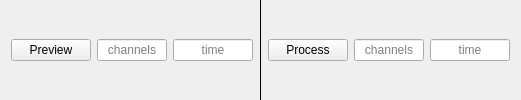
     <widget class="QFrame" name="previewProcessButtonFrame">
      <property name="frameShape">
       <enum>QFrame::NoFrame</enum>
      </property>
      <property name="frameShadow">
       <enum>QFrame::Plain</enum>
      </property>
      <layout class="QHBoxLayout" name="processButtonLayout">
       <property name="topMargin">
        <number>0</number>
       </property>
       <property name="bottomMargin">
        <number>0</number>
       </property>
       <item>
        <widget class="QPushButton" name="previewButton">
         <property name="enabled">
          <bool>true</bool>
         </property>
         <property name="minimumSize">
          <size>
           <width>0</width>
           <height>0</height>
          </size>
         </property>
         <property name="toolTip">
          <string>Preview the highlighted dataset with the current settings</string>
         </property>
         <property name="text">
          <string>Preview</string>
         </property>
         <property name="autoDefault">
          <bool>true</bool>
         </property>
         <property name="default">
          <bool>false</bool>
         </property>
         <property name="flat">
          <bool>false</bool>
         </property>
        </widget>
       </item>
       <item>
        <widget class="QLineEdit" name="previewCRangeLineEdit">
         <property name="minimumSize">
          <size>
           <width>0</width>
           <height>0</height>
          </size>
         </property>
         <property name="maximumSize">
          <size>
           <width>70</width>
           <height>16777215</height>
          </size>
         </property>
         <property name="focusPolicy">
          <enum>Qt::ClickFocus</enum>
         </property>
         <property name="toolTip">
          <string>&lt;html&gt;&lt;head/&gt;&lt;body&gt;&lt;p&gt;&lt;span style=&quot; font-size:12pt;&quot;&gt;a string can be used to dictate a subset of channels to preview. Separate list items with commas, and &amp;quot;start-stop-step&amp;quot; items with dashes. &lt;br&gt;For instance: '0,2-3'&lt;br&gt;NOTE: channels are zero-indexed&lt;/span&gt;&lt;/p&gt;&lt;/body&gt;&lt;/html&gt;</string>
         </property>
         <property name="alignment">
          <set>Qt::AlignCenter</set>
         </property>
         <property name="placeholderText">
          <string>channels</string>
         </property>
        </widget>
       </item>
       <item>
        <widget class="QLineEdit" name="previewTRangeLineEdit">
         <property name="minimumSize">
          <size>
           <width>0</width>
           <height>0</height>
          </size>
         </property>
         <property name="maximumSize">
          <size>
           <width>80</width>
           <height>16777215</height>
          </size>
         </property>
         <property name="focusPolicy">
          <enum>Qt::ClickFocus</enum>
         </property>
         <property name="toolTip">
          <string>&lt;html&gt;&lt;head/&gt;&lt;body&gt;&lt;p&gt;&lt;span style=&quot; font-size:12pt;&quot;&gt;a string can be used to dictate a subset of timepoints to preview. Separate list items with commas, and &amp;quot;start-stop-step&amp;quot; items with dashes.&lt;br&gt;For instance: '0,3,5-10,15-30-3,40'&lt;br&gt;NOTE: time is zero-indexed&lt;/span&gt;&lt;/p&gt;&lt;/body&gt;&lt;/html&gt;</string>
         </property>
         <property name="echoMode">
          <enum>QLineEdit::Normal</enum>
         </property>
         <property name="alignment">
          <set>Qt::AlignCenter</set>
         </property>
         <property name="placeholderText">
          <string>time</string>
         </property>
         <property name="cursorMoveStyle">
          <enum>Qt::LogicalMoveStyle</enum>
         </property>
         <property name="clearButtonEnabled">
          <bool>false</bool>
         </property>
        </widget>
       </item>
       <item>
        <widget class="Line" name="line">
         <property name="frameShadow">
          <enum>QFrame::Plain</enum>
         </property>
         <property name="orientation">
          <enum>Qt::Vertical</enum>
         </property>
        </widget>
       </item>
       <item>
        <widget class="QPushButton" name="processButton">
         <property name="minimumSize">
          <size>
           <width>0</width>
           <height>0</height>
          </size>
         </property>
         <property name="text">
          <string>Process</string>
         </property>
        </widget>
       </item>
       <item>
        <widget class="QLineEdit" name="processCRangeLineEdit">
         <property name="minimumSize">
          <size>
           <width>0</width>
           <height>0</height>
          </size>
         </property>
         <property name="maximumSize">
          <size>
           <width>70</width>
           <height>16777215</height>
          </size>
         </property>
         <property name="focusPolicy">
          <enum>Qt::ClickFocus</enum>
         </property>
         <property name="toolTip">
          <string>&lt;html&gt;&lt;head/&gt;&lt;body&gt;&lt;p&gt;&lt;span style=&quot; font-size:12pt;&quot;&gt;a string can be used to dictate a subset of channels to preview. Separate list items with commas, and &amp;quot;start-stop-step&amp;quot; items with dashes. &lt;br&gt;For instance: '0,2-3'&lt;br&gt;NOTE: channels are zero-indexed&lt;/span&gt;&lt;/p&gt;&lt;/body&gt;&lt;/html&gt;</string>
         </property>
         <property name="alignment">
          <set>Qt::AlignCenter</set>
         </property>
         <property name="placeholderText">
          <string>channels</string>
         </property>
        </widget>
       </item>
       <item>
        <widget class="QLineEdit" name="processTRangeLineEdit">
         <property name="minimumSize">
          <size>
           <width>0</width>
           <height>0</height>
          </size>
         </property>
         <property name="maximumSize">
          <size>
           <width>80</width>
           <height>16777215</height>
          </size>
         </property>
         <property name="focusPolicy">
          <enum>Qt::ClickFocus</enum>
         </property>
         <property name="toolTip">
          <string>&lt;html&gt;&lt;head/&gt;&lt;body&gt;&lt;p&gt;&lt;span style=&quot; font-size:12pt;&quot;&gt;a string can be used to dictate a subset of timepoints to process. Separate list items with commas, and &amp;quot;start-stop-step&amp;quot; items with dashes.&lt;br&gt;For instance: '0,3,5-10,15-30-3,40'&lt;br&gt;NOTE: time is zero-indexed&lt;/span&gt;&lt;/p&gt;&lt;/body&gt;&lt;/html&gt;</string>
         </property>
         <property name="alignment">
          <set>Qt::AlignCenter</set>
         </property>
         <property name="placeholderText">
          <string>time</string>
         </property>
        </widget>
       </item>
      </layout>
     </widget>
